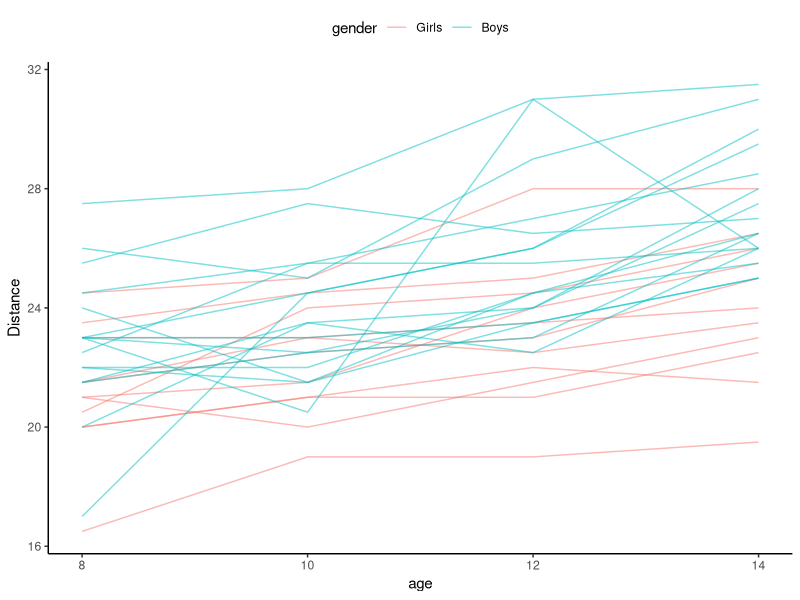

Source code (R): (Note: this script raises an error after producing the figure.)
## ---- chunk 1
knitr::opts_chunk$set(echo = TRUE)
## ---- chunk 2
library(dplyr)
library(tidyverse)
library(ggplot2)
library(nlme)
library(lme4)

## ---- chunk 3
#  Read in the data 
dat.den <- read.table("../data/dental.txt")
dat.den <- dat.den[,2:5]      #  remove the first column
colnames(dat.den) <- c("id","age","distance","gender")

#  Total number of individuals
m <- max(dat.den$id)

head(dat.den, 2)
table(dat.den$gender)
## ---- chunk 4
################################################################################################
### 

dat.den <- within(dat.den, {  id <- factor(id)
    gender <- factor(gender,levels=0:1,labels=c("Girls","Boys"))
})

ggplot(dat.den, aes(x = age, y = distance, group = id)) +
  geom_line(aes(color = gender), alpha = 0.5) +
  theme_classic() +
  theme(legend.position = "top") +
  ylab("Distance")

## ---- chunk 5
#  (a) Common G matrix for both genders, default diagonal within-child                               
#      covariance matrix R_i with same variance sigma^2 for each
#      gender.  

dental.lme.a <- lme(distance ~ -1 + gender + age:gender,data=dat.den,
                    random = ~ age | id,method="ML")
summary(dental.lme.a)
beta.a <- fixed.effects(dental.lme.a)  #  beta, also fixef(dental.lme.a)
b.a <- random.effects(dental.lme.a)    #  posterior modes bi, also ranef(dental.lme.a)
sebeta.a <- summary(dental.lme.a)$tTable[,"Std.Error"]  
## Recall we can get the var-cov of fixed coefficients using 'varFix'
## dental.lme.a$varFix

G.a <- getVarCov(dental.lme.a, type="random.effects")   #  G matrix
sigma2.a <- dental.lme.a$sigma^2  # sigma^2
V.a <- getVarCov(dental.lme.a, type="marginal", individual=1)   # V_i
R.a <- getVarCov(dental.lme.a, type="conditional", individual=1)   # R_i
G.a
V.a
R.a

## ---- chunk 6

dental.lme.b <- lme(distance ~ -1 + gender + age:gender,data=dat.den,
                    random = ~ age | id, weights = varIdent(form = ~ 1 | gender),
                    method="ML")
beta.b <- fixed.effects(dental.lme.b)  #  beta
sebeta.model.b <-  sqrt(diag(dental.lme.b$varFix))
b.b <- random.effects(dental.lme.b)    #  posterior modes bi
G.b <- getVarCov(dental.lme.b, type="random.effects")   #  G matrix
R.b.1 <- getVarCov(dental.lme.b,type="conditional",individual=1)   # R_1; first girl
R.b.12 <- getVarCov(dental.lme.b,type="conditional",individual=12)   # R_12; first boy
G.b
R.b.1
R.b.12

V.b.1 <- getVarCov(dental.lme.b,type="marginal",individual=1)   # V_1 (girl)
V.b.12 <- getVarCov(dental.lme.b,type="marginal",individual=12)   # V_12 (boy)
V.b.1
V.b.12

## ---- chunk 7
partc_model = lme(distance ~ -1 + gender + age:gender, data=dat.den, random = ~ age | id, correlation = corAR1(form = ~ age | id), method="ML")
summaryc = summary(partc_model)
R_c = getVarCov(partc_model1, type = "conditional", individual = 1)

## ---- chunk 8
partd_model = lme(distance ~ -1 + gender + age:gender, data=dat.den, random = ~ age | id, correlation = corExp(form = ~ age | id), method="ML")
summaryd = summary(partd_model)
R_d = getVarCov(partd_model, type = "conditional", individual = 1)


## ---- chunk 9


## ---- chunk 10
partc_model = lme(distance ~ -1 + gender + age:gender, data=dat.den, random = ~ age | id, correlation = corAR1(form = ~ age | id), method="ML")
summaryc = summary(partc_model)
R_c = getVarCov(partc_model1, type = "conditional", individual = 1)

partd_model = lme(distance ~ -1 + gender + age:gender, data=dat.den, random = ~ age | id, correlation = corExp(form = ~ age | id), method="ML")
summaryd = summary(partd_model)
R_d = getVarCov(partd_model, type = "conditional", individual = 1)

